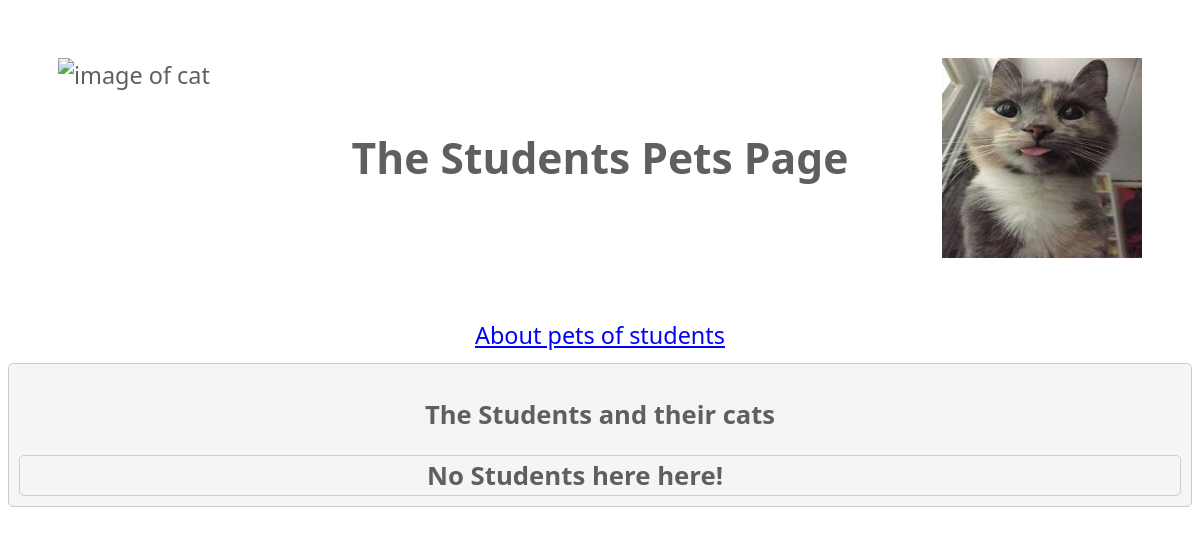
/, run on an earlier commit of the app's database.
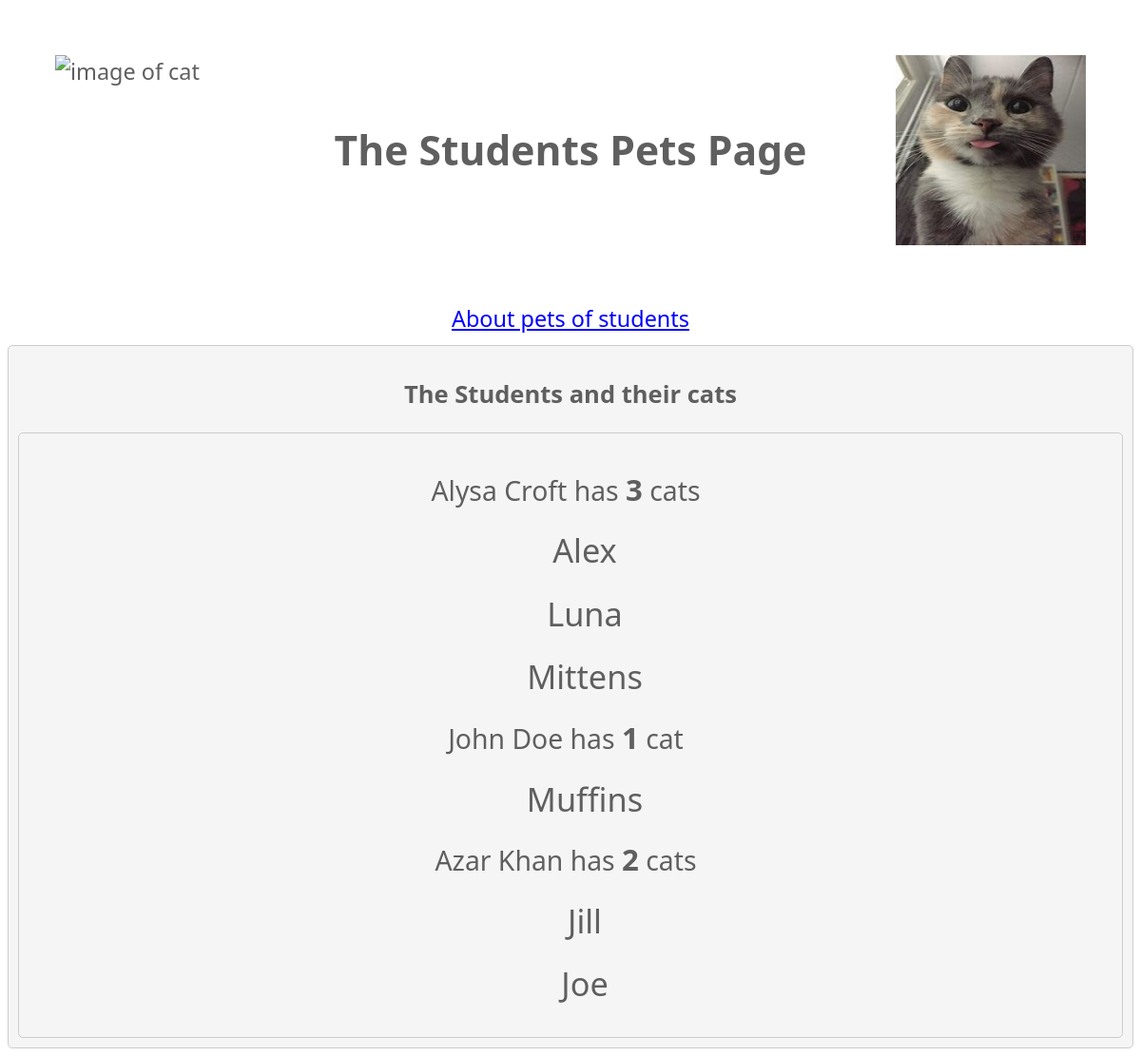
And on a later commit of the database.
### petsApp/models.py (models this page shows, shortened)
class Student(models.Model):
    firstName = models.CharField(max_length=32)
    lastName = models.CharField(max_length=32)
    noOfcats = models.IntegerField(default=0)

class Cats(models.Model):
    owner = models.ForeignKey('Student', on_delete=models.CASCADE)
    name = models.CharField(max_length=32)
    class Meta:
        verbose_name_plural = 'Cats'

### petsApp/views.py (the view)
# urls.py: path('', views.index, name='index'),
def index(request):
    student = Student.objects.all().order_by('lastName')
    cats = Cats.objects.all().order_by('name')
    return render(request, 'petsApp/index.html', {'student': student, 'cats': cats})

### templates/petsApp/index.html (shortened to what this page needs)
<!DOCTYPE html>
{% load static %}
<html lang="en">
    <head>
        <link rel="stylesheet" type="text/css" href="{% static 'cssSauce/pets.css' %}" />
        <div id="images">
                <img src="{% static 'images/cat.png' %}" alt="image of cat"/>
            <h1>The Students Pets Page</h1>
                <img src="{% static 'images/CatStaring.jpg' %}" alt="image of a cat staring at the camera"/>
        </div>
    </head>
    <body>
    <div id="link">
    <a href="/petsApp/pets/">About pets of students</a> <br />
        </div>
      <div id="main-block">
        <h2>The Students and their cats</h2>
    <div id="list">
    {% if student %}
        <ul>
        {% for s in student %}
            {% if s.cats_set.count == 1 %}
            <li>{{ s.firstName }} {{ s.lastName }} has <strong weight="bold">{{ s.cats_set.count }}</strong> cat </li>
            {% else %}
            <li>{{ s.firstName }} {{ s.lastName }} has <strong weight="bold">{{ s.cats_set.count }}</strong> cats </li>
            {% endif %}
                <div>
                    <ul>
                        {% for cat in s.cats_set.all|dictsort:"name" %}
                        <li>{{ cat.name }}</li>
                        {% endfor %}
                    </ul>
                </div>
        {% endfor %}
            </ul>
    {% else %}
        <strong>No Students here here!</strong>
    {% endif %}
    </div>
          </div>
    </body>
 </html>

What changed in the data, as far as the page shows it:
added Student: firstName "Alysa", lastName "Croft", cats_set.count "3"
added Cats: name "Alex", shown under "Alysa"
added Cats: name "Luna", shown under "Alysa"
added Cats: name "Mittens", shown under "Alysa"
added Student: firstName "John", lastName "Doe", cats_set.count "1"
added Cats: name "Muffins", shown under "John"
added Student: firstName "Azar", lastName "Khan", cats_set.count "2"
added Cats: name "Jill", shown under "Azar"
added Cats: name "Joe", shown under "Azar"
Also different on the page:
text no longer shown: "No Students here here!"
